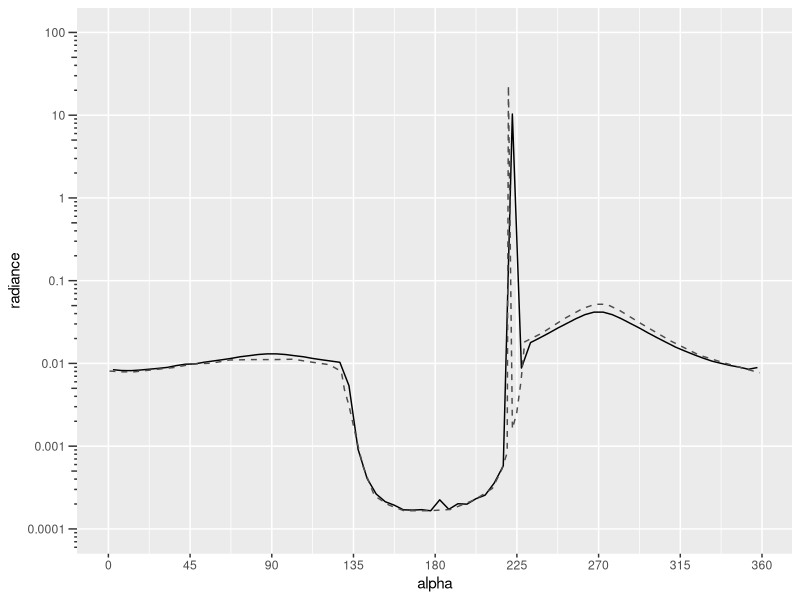
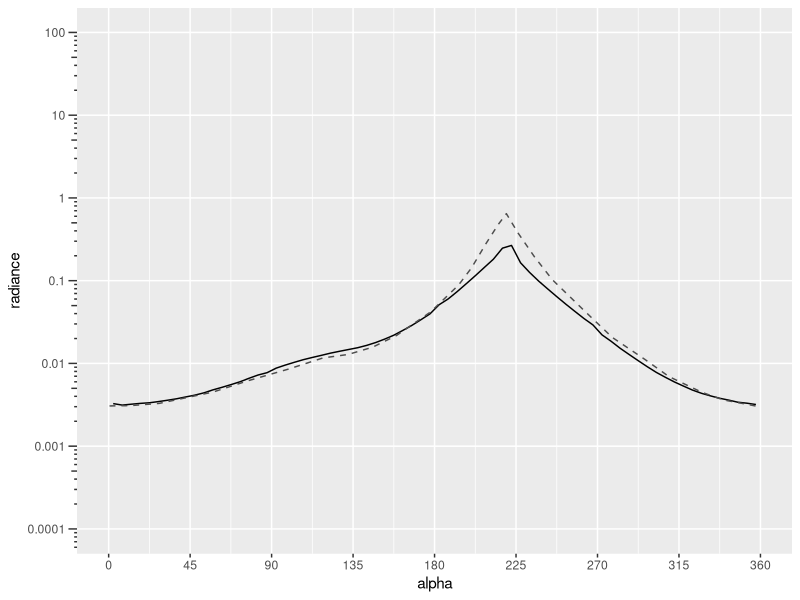
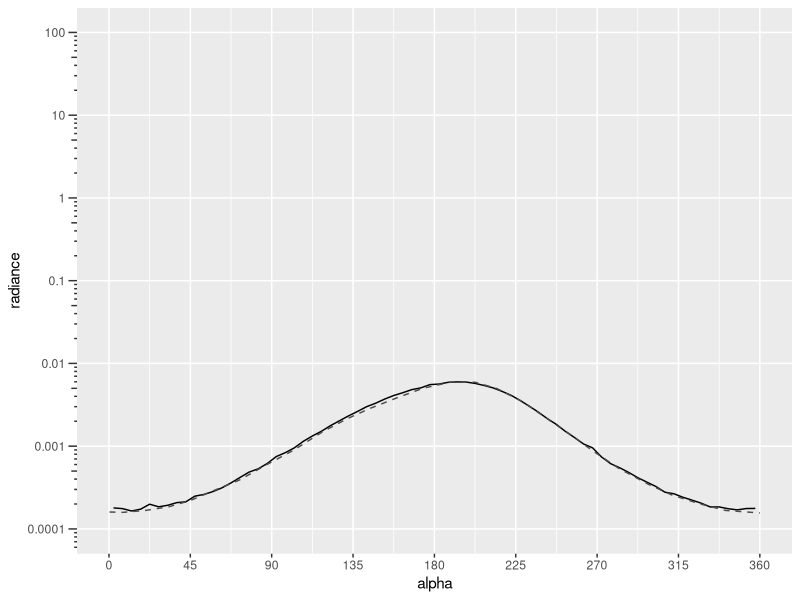
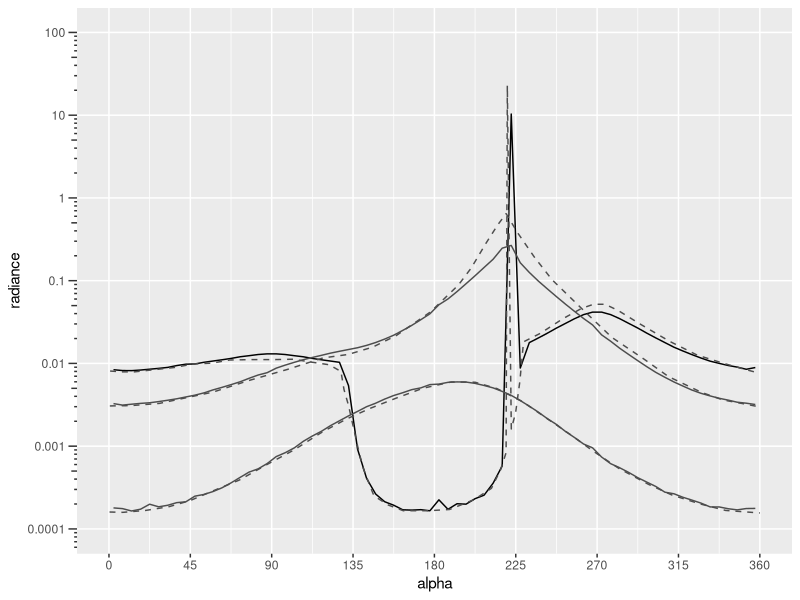

Generate these figures, in order, with R:
library(tidyverse)

# Figure 8 comparison
aomc <- read_csv("prob2_aomc_rad.csv")  # This is the rad formatted df from make_long_rad
mobley <- read_csv("mobley_fig8.csv")

# Tau = 0 (Depth = 0)
# Wavelength # 2 is the case where omega = 0.9
fig8_aomc_tau0 <- aomc %>% filter(depth == 0, 
                                  Wavelength == 2, 
                                  phi %in% c(0,180)) %>% 
  mutate(alpha = ifelse(phi == 180, alpha +180, -(alpha -180)))

fig8_mobley_tau0 <- mobley %>% filter(tau == 0)

ggplot(fig8_aomc_tau0, aes(x=alpha, y = radiance)) + geom_line() +
  geom_line(data = fig8_mobley_tau0, aes(x=alpha, y = radiance), lty=2,
            col = "grey30") +
  scale_y_log10(
    breaks = c(0.0001, 0.001, 0.01, 0.1, 1, 10, 100),
    limits = c(0.0001, 100),
    labels = scales::label_number(drop0trailing = TRUE),
    minor_breaks = FALSE) +
  guides(y = guide_axis_logticks())+
  scale_x_continuous(breaks = seq(0, 360, 45))

# Tau = 5 (Depth = 0.5)
# Wavelength # 2 is the case where omega = 0.9
fig8_aomc_tau5 <- aomc %>% filter(depth == 0.5, 
                                  Wavelength == 2, 
                                  phi %in% c(0,180)) %>% 
  mutate(alpha = ifelse(phi == 180, alpha +180, -(alpha -180)))

fig8_mobley_tau5 <- mobley %>% filter(tau == 5)

ggplot(fig8_aomc_tau5, aes(x=alpha, y = radiance)) + geom_line() +
  geom_line(data = fig8_mobley_tau5, aes(x=alpha, y = radiance), lty=2,
            col = "grey30") +
  scale_y_log10(
    breaks = c(0.0001, 0.001, 0.01, 0.1, 1, 10, 100),
    limits = c(0.0001, 100),
    labels = scales::label_number(drop0trailing = TRUE),
    minor_breaks = FALSE) +
  guides(y = guide_axis_logticks())+
  scale_x_continuous(breaks = seq(0, 360, 45))


# Tau = 20 (Depth = 2.0)
# Wavelength # 2 is the case where omega = 0.9
fig8_aomc_tau20 <- aomc %>% filter(depth == 2.0, 
                                  Wavelength == 2, 
                                  phi %in% c(0,180)) %>% 
  mutate(alpha = ifelse(phi == 180, alpha +180, -(alpha -180)))

fig8_mobley_tau20 <- mobley %>% filter(tau == 20)

ggplot(fig8_aomc_tau20, aes(x=alpha, y = radiance)) + geom_line() +
  geom_line(data = fig8_mobley_tau20, aes(x=alpha, y = radiance), lty=2,
            col = "grey30") +
  scale_y_log10(
    breaks = c(0.0001, 0.001, 0.01, 0.1, 1, 10, 100),
    limits = c(0.0001, 100),
    labels = scales::label_number(drop0trailing = TRUE),
    minor_breaks = FALSE) +
  guides(y = guide_axis_logticks())+
  scale_x_continuous(breaks = seq(0, 360, 45))

# COmbined plots

ggplot(fig8_aomc_tau0, aes(x=alpha, y = radiance)) + geom_line() +
  geom_line(data = fig8_mobley_tau0, aes(x=alpha, y = radiance), lty=2,
            col = "grey30") +
  geom_line(data = fig8_aomc_tau5, aes(x=alpha, y = radiance), lty=1,
            col = "grey30") +
  geom_line(data = fig8_mobley_tau5, aes(x=alpha, y = radiance), lty=2,
            col = "grey30") +
  geom_line(data = fig8_aomc_tau20, aes(x=alpha, y = radiance), lty=1,
            col = "grey30") +
  geom_line(data = fig8_mobley_tau20, aes(x=alpha, y = radiance), lty=2,
            col = "grey30") +
  scale_y_log10(
    breaks = c(0.0001, 0.001, 0.01, 0.1, 1, 10, 100),
    limits = c(0.0001, 100),
    labels = scales::label_number(drop0trailing = TRUE),
    minor_breaks = FALSE) +
  guides(y = guide_axis_logticks())+
  scale_x_continuous(breaks = seq(0, 360, 45))
